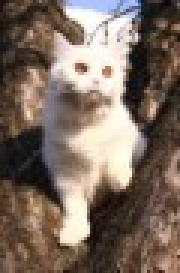
#> input picture CannyDetector/cat100.jpg, 60 x 91 px, found by its file name (shown 3 times larger)
$ jupyter execute CannyDetectorOpenCV.ipynb   (older library calls are emulated)
#> lines starting #> are read from the running program, lines starting #| are printed output that depends on the picture; after the words box and inside, x2 and y2 are one past the last pixel; in counts of white or black regions, pixels touching at a corner belong together
#> further down, frame is the input picture: shape (91, 60, 3); mean B, G, R 96.4, 107.9, 124.1
# Canny Detector from Geeksforgeeks
from website
[Implement canny from geeksforgeeks](https://www.geeksforgeeks.org/implement-canny-edge-detector-in-python-using-opencv/)

[cell 1]
import numpy as np
import os
import cv2
import matplotlib.pyplot as plt


# defining the canny detector function

# here weak_th and strong_th are thresholds for
# double thresholding step
def Canny_detector(img, weak_th = None, strong_th = None):

	# conversion of image to grayscale
	img = cv2.cvtColor(img, cv2.COLOR_BGR2GRAY)
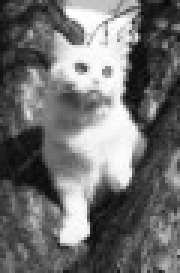
#> img: shape (91, 60) (shown 3 times larger); min 7, max 255, mean 111.4

	# Noise reduction step
	img = cv2.GaussianBlur(img, (5, 5), 1.4)
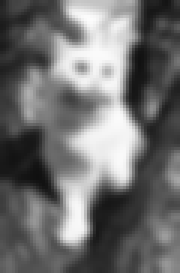
#> img: shape (91, 60) (shown 3 times larger); min 16, max 252, mean 111.5

	# Calculating the gradients
	gx = cv2.Sobel(np.float32(img), cv2.CV_32F, 1, 0, 3)
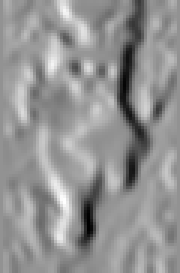
#> gx: shape (91, 60) float32 (shown 3 times larger); min -480, max 357, mean 4.8; drawn with min black and max white
	gy = cv2.Sobel(np.float32(img), cv2.CV_32F, 0, 1, 3)
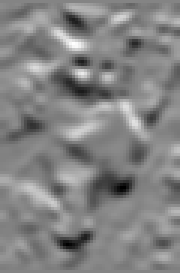
#> gy: shape (91, 60) float32 (shown 3 times larger); min -343, max 319, mean -2.2; drawn with min black and max white

	# Conversion of Cartesian coordinates to polar
	mag, ang = cv2.cartToPolar(gx, gy, angleInDegrees = True)
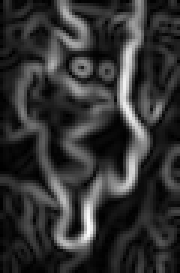
#> mag: shape (91, 60) float32 (shown 3 times larger); min 0, max 487, mean 98.6; drawn with min black and max white
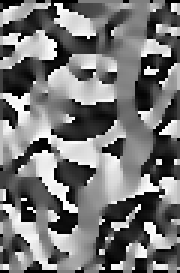
#> ang: shape (91, 60) float32 (shown 3 times larger); min 0, max 359.7, mean 167.4; drawn with min black and max white

	# setting the minimum and maximum thresholds
	# for double thresholding
	mag_max = np.max(mag)
#> mag_max = 487
	if not weak_th:weak_th = mag_max * 0.1
#> weak_th = 48.7
	if not strong_th:strong_th = mag_max * 0.5
#> strong_th = 243.5

	# getting the dimensions of the input image
	height, width = img.shape
#> height = 91; width = 60

	# Looping through every pixel of the grayscale
	# image
	for i_x in range(width):
		for i_y in range(height):

			grad_ang = ang[i_y, i_x]
			grad_ang = abs(grad_ang-180) if abs(grad_ang)>180 else abs(grad_ang)

			# selecting the neighbours of the target pixel
			# according to the gradient direction
			# In the x axis direction
			if grad_ang<= 22.5:
				neighb_1_x, neighb_1_y = i_x-1, i_y
				neighb_2_x, neighb_2_y = i_x + 1, i_y

			# top right (diagonal-1) direction
			elif grad_ang>22.5 and grad_ang<=(22.5 + 45):
				neighb_1_x, neighb_1_y = i_x-1, i_y-1
				neighb_2_x, neighb_2_y = i_x + 1, i_y + 1

			# In y-axis direction
			elif grad_ang>(22.5 + 45) and grad_ang<=(22.5 + 90):
				neighb_1_x, neighb_1_y = i_x, i_y-1
				neighb_2_x, neighb_2_y = i_x, i_y + 1

			# top left (diagonal-2) direction
			elif grad_ang>(22.5 + 90) and grad_ang<=(22.5 + 135):
				neighb_1_x, neighb_1_y = i_x-1, i_y + 1
				neighb_2_x, neighb_2_y = i_x + 1, i_y-1

			# Now it restarts the cycle
			elif grad_ang>(22.5 + 135) and grad_ang<=(22.5 + 180):
				neighb_1_x, neighb_1_y = i_x-1, i_y
				neighb_2_x, neighb_2_y = i_x + 1, i_y

			# Non-maximum suppression step
			if width>neighb_1_x>= 0 and height>neighb_1_y>= 0:
				if mag[i_y, i_x]<mag[neighb_1_y, neighb_1_x]:
					mag[i_y, i_x]= 0
					continue

			if width>neighb_2_x>= 0 and height>neighb_2_y>= 0:
				if mag[i_y, i_x]<mag[neighb_2_y, neighb_2_x]:
					mag[i_y, i_x]= 0
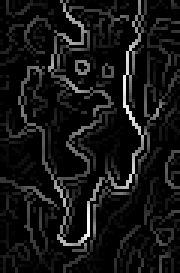
#> mag: shape (91, 60) float32 (shown 3 times larger); min 0, max 487, mean 39.3; drawn with min black and max white

	weak_ids = np.zeros_like(img)
	strong_ids = np.zeros_like(img)
	ids = np.zeros_like(img)

	# double thresholding step ???
	for i_x in range(width):
		for i_y in range(height):

			grad_mag = mag[i_y, i_x]

			if grad_mag<weak_th:
				mag[i_y, i_x]= 0
			elif strong_th>grad_mag>= weak_th:
				ids[i_y, i_x]= 1
			else:
				ids[i_y, i_x]= 2
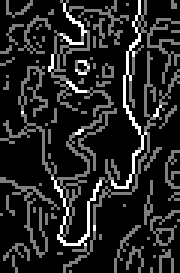
#> ids: shape (91, 60) (shown 3 times larger); min 0, max 2, mean 0.282; drawn with min black and max white
#> mag: shape (91, 60) float32; 9.45% of pixels changed, all inside (x1, y1, x2, y2) = (0, 0, 60, 91)


	# finally returning the magnitude of
	# gradients of edges
	return mag

frame = cv2.imread('./Picture/cat100.jpg')

# calling the designed function for
# finding edges
canny_img = Canny_detector(frame)

# Displaying the input and output image
plt.figure()
f, plots = plt.subplots(2, 1)
plots[0].imshow(frame)
plots[1].imshow(canny_img)
#> figure, not shown here; B, G, R data is drawn as R, G, B
